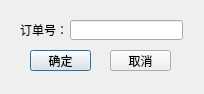
<?xml version="1.0" encoding="UTF-8"?>
<ui version="4.0">
 <class>DeleteSaleRecordDialog</class>
 <widget class="QDialog" name="DeleteSaleRecordDialog">
  <property name="geometry">
   <rect>
    <x>0</x>
    <y>0</y>
    <width>204</width>
    <height>94</height>
   </rect>
  </property>
  <property name="windowTitle">
   <string>Dialog</string>
  </property>
  <widget class="QLabel" name="label">
   <property name="geometry">
    <rect>
     <x>20</x>
     <y>20</y>
     <width>51</width>
     <height>20</height>
    </rect>
   </property>
   <property name="text">
    <string>订单号：</string>
   </property>
  </widget>
  <widget class="QLineEdit" name="edtOrderId">
   <property name="geometry">
    <rect>
     <x>70</x>
     <y>20</y>
     <width>113</width>
     <height>20</height>
    </rect>
   </property>
  </widget>
  <widget class="QPushButton" name="btnConfirm">
   <property name="geometry">
    <rect>
     <x>30</x>
     <y>50</y>
     <width>61</width>
     <height>21</height>
    </rect>
   </property>
   <property name="text">
    <string>确定</string>
   </property>
  </widget>
  <widget class="QPushButton" name="btnCancel">
   <property name="geometry">
    <rect>
     <x>110</x>
     <y>50</y>
     <width>61</width>
     <height>21</height>
    </rect>
   </property>
   <property name="text">
    <string>取消</string>
   </property>
  </widget>
 </widget>
 <resources/>
 <connections/>
</ui>
